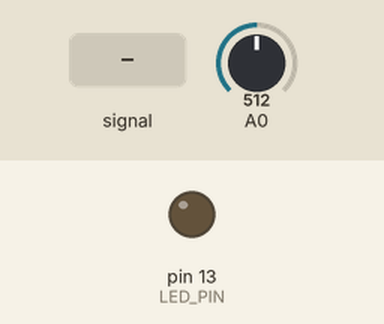
A sketch run on a simulated Arduino Uno, built with avr-gcc and run on an emulated ATmega328P. Shown: output pins drawn as LEDs (lit = HIGH). The test bench sets the inputs (shaded band); at power-on: A0 = 512. What the sketch prints to the serial monitor is not drawn.

Above: at 1.2 s.
1.3 s: A0 fed a 200 Hz sine of ±460 counts around its level
At 2.5 s:
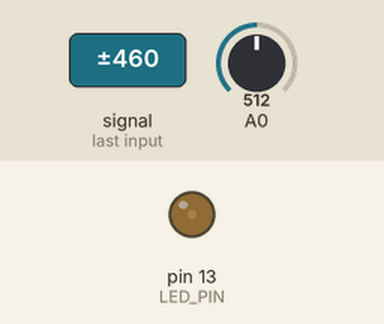
2.8 s: A0 set to 960
At 3.3 s:
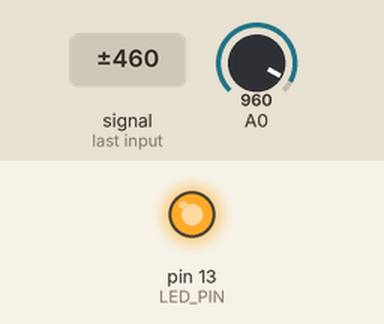
4.3 s: A0 set to 940
At 5.5 s:
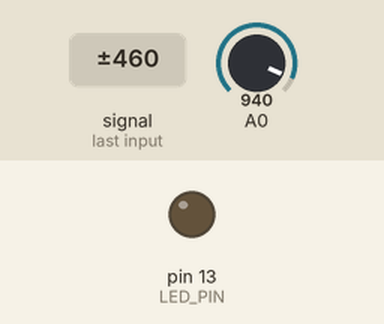
5.8 s: A0 set to 1023
At 6.6 s:
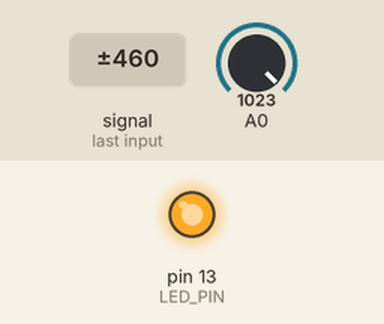
7.3 s: A0 set to 900
At 7.8 s:
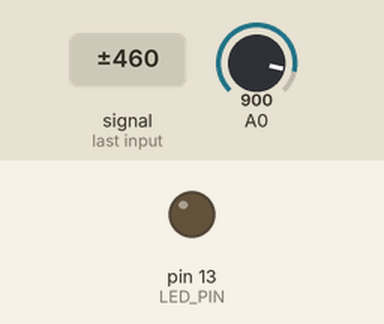
Timing chart, 0 to 9.8 s (numbered marks = the images above; inputs shaded):
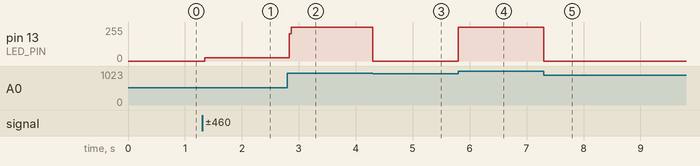

Measured:
- after the input at 1.3 s, pin 13 (LED_PIN): 0/255 → 24/255 after 0.05 s
- after the input at 2.8 s, pin 13 (LED_PIN): 24/255 → 255/255 at once
- after the input at 4.3 s, pin 13 (LED_PIN): 255/255 → 0/255 at once
- after the input at 5.8 s, pin 13 (LED_PIN): 0/255 → 255/255 at once
- after the input at 7.3 s, pin 13 (LED_PIN): 255/255 → 0/255 at once

The sketch:

fotorifurekuta.ino
```cpp
#define THRESHOLD 950 // 実測後、適切な値に調整する

const int LED_PIN = 13;
void setup() {
  Serial.begin(115200);
  pinMode(LED_PIN, OUTPUT);
}
void loop() {
  int val_a0 = analogRead(A0);
  Serial.println(val_a0);
  if(val_a0 > THRESHOLD) {
  digitalWrite(LED_PIN, HIGH); // 紙の色が白のとき点灯
}
  else {
    digitalWrite(LED_PIN, LOW); // 紙の色が黒のとき消灯
  }
}
```
